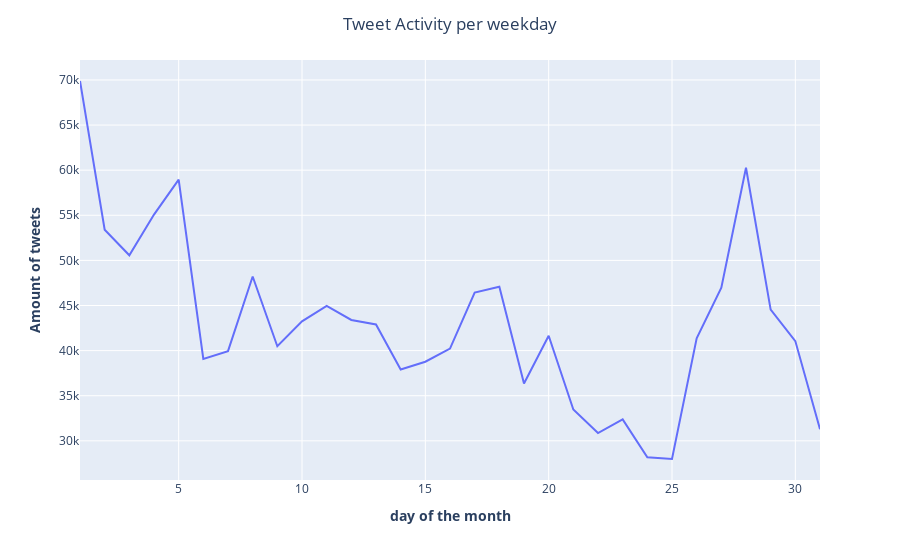

Source (notebook cell):
### Code cell
import plotly
import plotly.express as px
# plot the number of tweets per day of the month
fig = px.line(df_timing_day_month, x = 'day_month', y= 'volume')

# Add figure title
fig.update_layout(
title_text="Tweet Activity per weekday",
title_x = 0.5
    )

# add axes
fig.update_xaxes(title_text="<b>day of the month</b>")
fig.update_yaxes(title_text="<b>Amount of tweets</b>")

fig.show()

### Figure 1 — Plotly figure (JSON) as saved in the notebook; plotly's stock layout.template omitted (floating-point values rounded to 4 significant figures)
{"data": [{"hovertemplate": "day_month=%{x}<br>volume=%{y}<extra></extra>", "legendgroup": "", "line": {"color": "#636efa", "dash": "solid"}, "marker": {"symbol": "circle"}, "mode": "lines", "name": "", "orientation": "v", "showlegend": false, "type": "scatter", "x": [1, 2, 3, 4, 5, 6, 7, 8, 9, 10, 11, 12, 13, 14, 15, 16, 17, 18, 19, 20, 21, 22, 23, 24, 25, 26, 27, 28, 29, 30, 31], "xaxis": "x", "y": [69883, 53393, 50568, 55076, 58959, 39079, 39939, 48219, 40487, 43251, 44963, 43396, 42901, 37900, 38766, 40227, 46435, 47076, 36346, 41647, 33472, 30863, 32372, 28176, 27986, 41374, 46980, 60269, 44546, 41055, 31287], "yaxis": "y"}], "layout": {"legend": {"tracegroupgap": 0}, "margin": {"t": 60}, "title": {"text": "Tweet Activity per weekday", "x": 0.5}, "xaxis": {"anchor": "y", "domain": [0, 1], "title": {"text": "<b>day of the month</b>"}}, "yaxis": {"anchor": "x", "domain": [0, 1], "title": {"text": "<b>Amount of tweets</b>"}}}}
